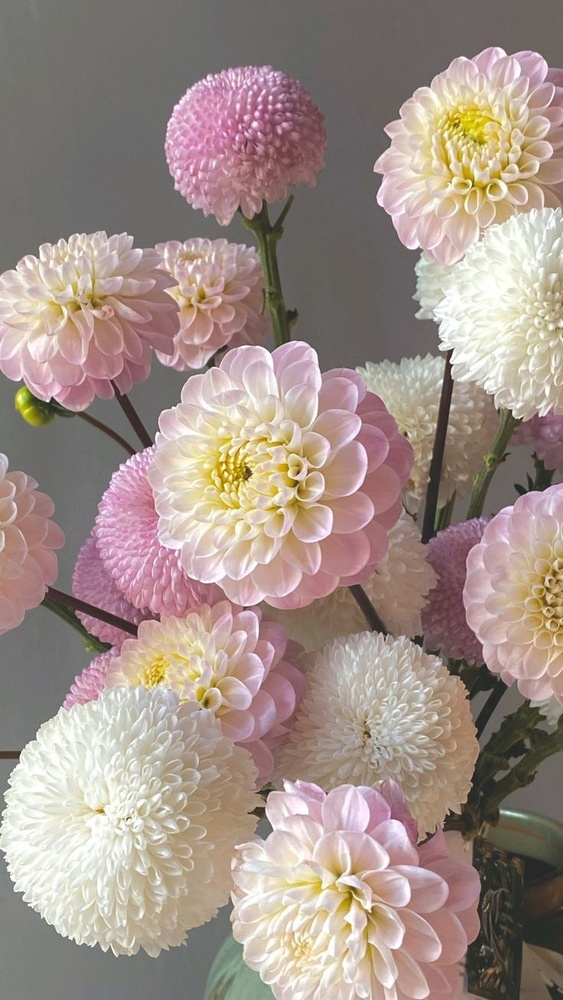
#> input picture task2/flowers.jpg, 563 x 1000 px, shrunk from 736 x 1308 before the run
$ jupyter execute task2.ipynb
#> lines starting #> are read from the running program, lines starting #| are printed output that depends on the picture
[cell 1]
import numpy as np
import cv2
import matplotlib.pyplot as plt

[cell 2]
image = cv2.imread('flowers.jpg')
#> image is the input picture: shape (1000, 563, 3); mean B, G, R 136.1, 144.1, 161.2
image_gray = cv2.cvtColor(image, cv2.COLOR_BGR2GRAY)
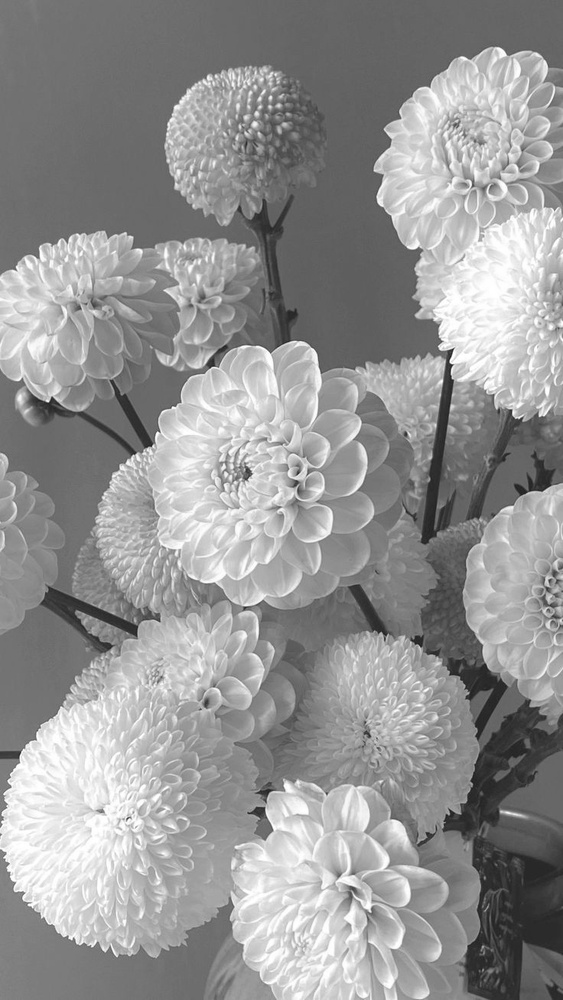
#> image_gray: shape (1000, 563); min 26, max 255, mean 148.3

mean = 0
stddev = 50
noise_gauss = np.zeros(image_gray.shape, np.uint8)
cv2.randn(noise_gauss, mean, stddev)
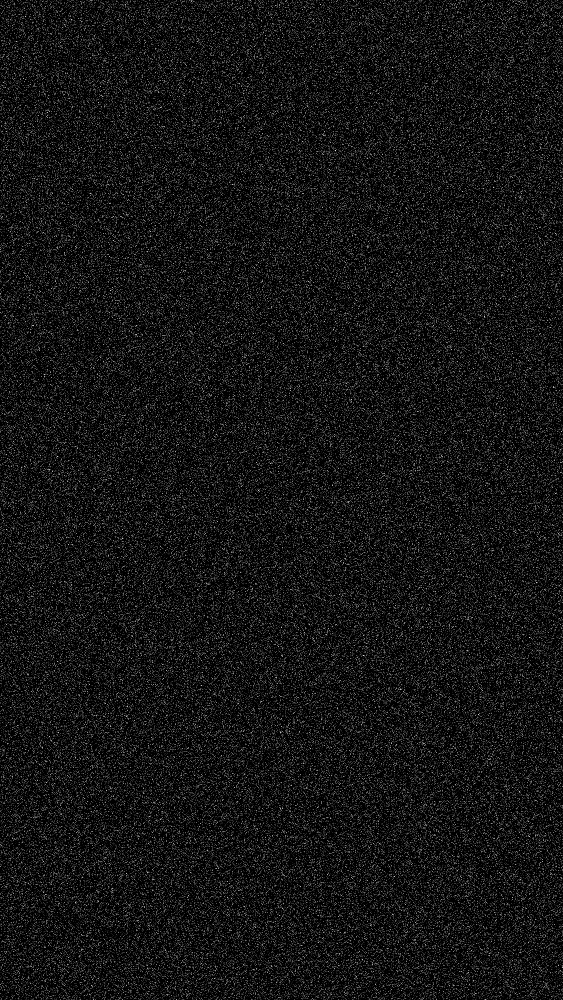
#> noise_gauss: shape (1000, 563); min 0, max 233, mean 20
image_noise_gauss = cv2.add(image_gray, noise_gauss)
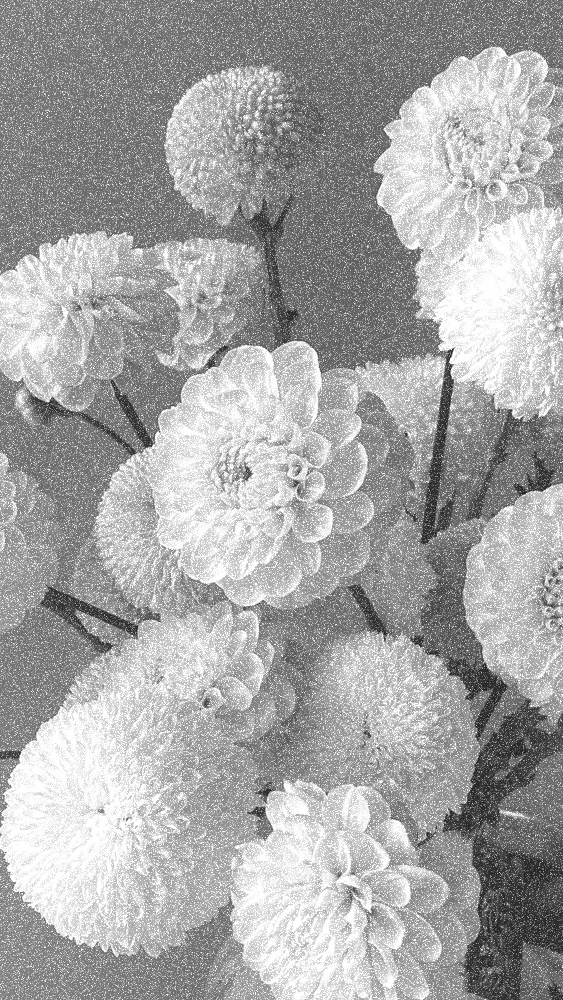
#> image_noise_gauss: shape (1000, 563); min 26, max 255, mean 166.1

low = -50
high = 50
uniform_noise = np.random.uniform(low, high, image_gray.shape)

image_noise_uniform = cv2.add(image_gray, uniform_noise.astype(np.uint8))
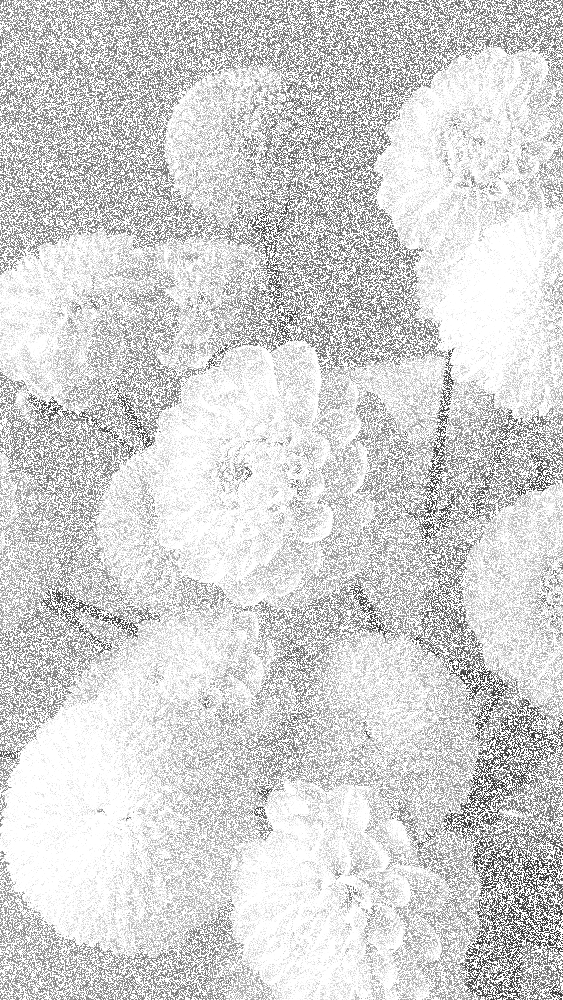
#> image_noise_uniform: shape (1000, 563); min 33, max 255, mean 212.2

plt.figure(figsize=(15, 5))
plt.subplot(1, 3, 1), plt.imshow(image_gray, cmap='gray'), plt.title('Оригинал')
plt.subplot(1, 3, 2), plt.imshow(image_noise_gauss, cmap='gray'), plt.title('Гауссов шум')
plt.subplot(1, 3, 3), plt.imshow(image_noise_uniform, cmap='gray'), plt.title('Постоянный шум')
plt.show()

[cell 3]
from skimage.metrics import structural_similarity as ssim
from skimage.metrics import mean_squared_error as mse
def evaluate_filter(original, filtered, name):
    mse_val = mse(original, filtered)
    ssim_val = ssim(original, filtered)
    print(f"{name}: MSE = {mse_val:.2f}, SSIM = {ssim_val:.4f}")
    return mse_val, ssim_val
print("--- Результаты для Гауссова шума ---")

median_gauss = cv2.medianBlur(image_noise_gauss, 5)
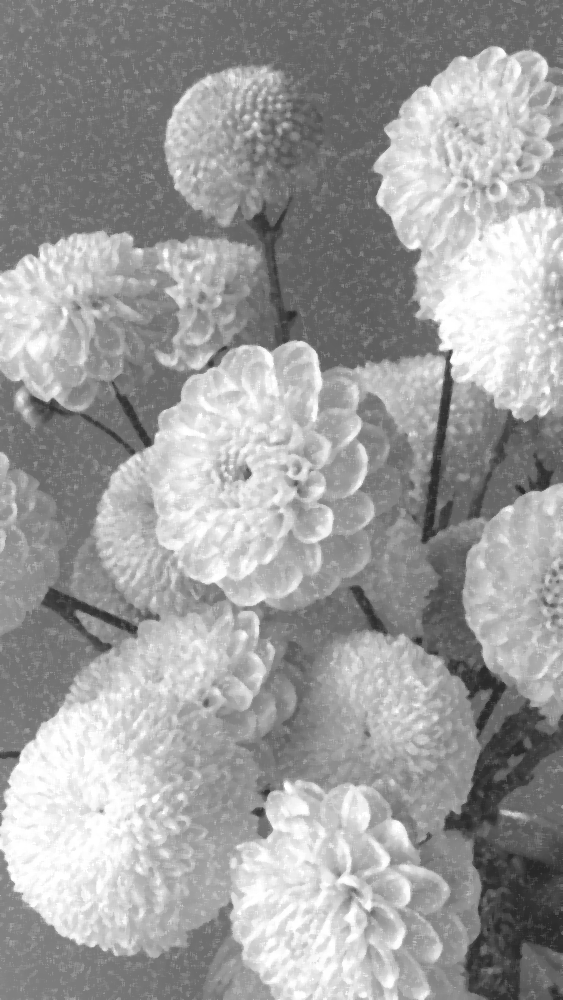
#> median_gauss: shape (1000, 563); min 40, max 255, mean 157.6
evaluate_filter(image_gray, median_gauss, "Медианный (k=5)")
#> in evaluate_filter, `mse_val = mse(original, filtered)`: mse_val = 216
#> in evaluate_filter, `ssim_val = ssim(original, filtered)`: ssim_val = 0.679
#| Медианный (k=5): MSE = 216.05, SSIM = 0.6795

gaussian_gauss = cv2.GaussianBlur(image_noise_gauss, (5, 5), 0)
evaluate_filter(image_gray, gaussian_gauss, "Гауссов (5x5)")
#| Гауссов (5x5): MSE = 430.33, SSIM = 0.6889

bilateral_gauss = cv2.bilateralFilter(image_noise_gauss, 9, 75, 75)
evaluate_filter(image_gray, bilateral_gauss, "Билатеральный (d=9)")
#| Билатеральный (d=9): MSE = 400.20, SSIM = 0.6612

nlm_gauss = cv2.fastNlMeansDenoising(image_noise_gauss, None, h=10, templateWindowSize=7, searchWindowSize=21)
evaluate_filter(image_gray, nlm_gauss, "NLM (h=10)")
#| NLM (h=10): MSE = 994.02, SSIM = 0.3341

print("\n--- Результаты для Постоянного шума ---")

median_noise_uniform = cv2.medianBlur(image_noise_uniform, 5)
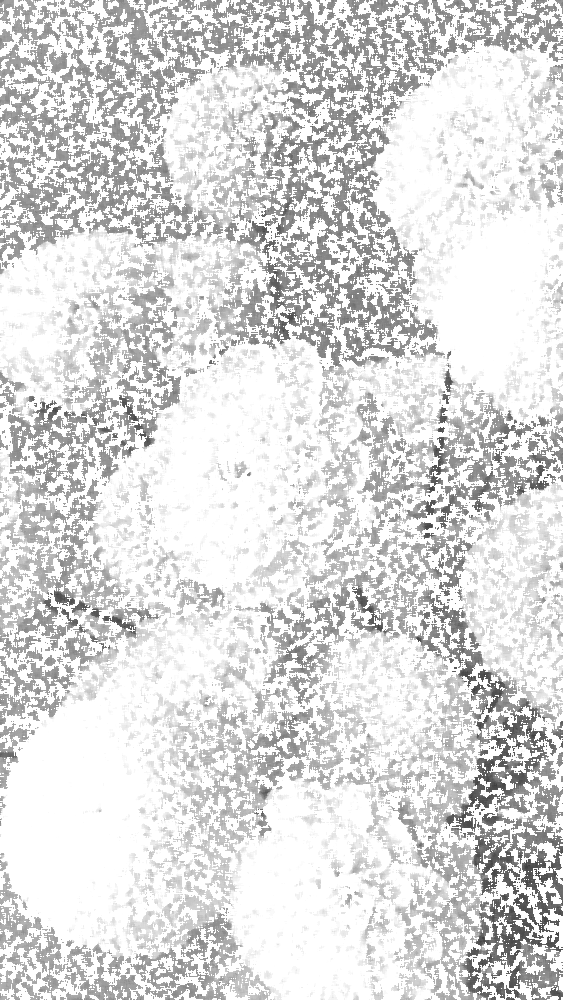
#> median_noise_uniform: shape (1000, 563); min 62, max 255, mean 220.5
evaluate_filter(image_gray, median_noise_uniform, "Медианный (k=5)")
#| Медианный (k=5): MSE = 7581.92, SSIM = 0.1747

gaussian_noise_uniform = cv2.GaussianBlur(image_noise_uniform, (5, 5), 0)
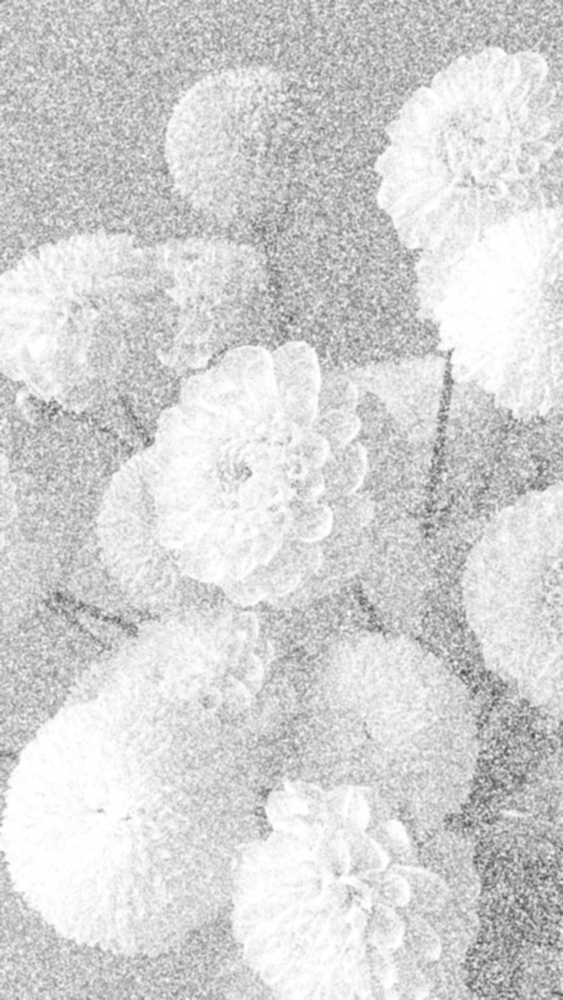
#> gaussian_noise_uniform: shape (1000, 563); min 74, max 255, mean 212.2
evaluate_filter(image_gray, gaussian_noise_uniform, "Гауссов (5x5)")
#| Гауссов (5x5): MSE = 5004.91, SSIM = 0.3850

bilateral_noise_uniform = cv2.bilateralFilter(image_noise_uniform, 9, 75, 75)
evaluate_filter(image_gray, bilateral_noise_uniform, "Билатеральный (d=9)")
#| Билатеральный (d=9): MSE = 5851.11, SSIM = 0.2634

nlm_noise_uniform = cv2.fastNlMeansDenoising(image_noise_uniform, None, h=10, templateWindowSize=7, searchWindowSize=21)
evaluate_filter(image_gray, nlm_noise_uniform, "NLM (h=10)")
#| NLM (h=10): MSE = 7232.17, SSIM = 0.1708
#> Out = (7232.2, 0.171)

[cell 4]
plt.figure(figsize=(18, 10))
plt.subplot(2, 3, 1), plt.imshow(image_gray, cmap='gray'), plt.title('Оригинал')
plt.subplot(2, 3, 2), plt.imshow(image_noise_gauss, cmap='gray'), plt.title('Зашумленное (Гаусс)')
plt.subplot(2, 3, 3), plt.imshow(median_gauss, cmap='gray'), plt.title('Медианный')
plt.subplot(2, 3, 4), plt.imshow(gaussian_gauss, cmap='gray'), plt.title('Гауссов')
plt.subplot(2, 3, 5), plt.imshow(bilateral_gauss, cmap='gray'), plt.title('Билатеральный')
plt.subplot(2, 3, 6), plt.imshow(nlm_gauss, cmap='gray'), plt.title('NLM')
plt.suptitle('Фильтрация Гауссова шума', fontsize=16)
plt.show()

plt.figure(figsize=(18, 10))
plt.subplot(2, 3, 1), plt.imshow(image_gray, cmap='gray'), plt.title('Оригинал')
plt.subplot(2, 3, 2), plt.imshow(image_noise_uniform, cmap='gray'), plt.title('Зашумленное (Постоянное)')
plt.subplot(2, 3, 3), plt.imshow(median_noise_uniform, cmap='gray'), plt.title('Медианный')
plt.subplot(2, 3, 4), plt.imshow(gaussian_noise_uniform, cmap='gray'), plt.title('Гауссов')
plt.subplot(2, 3, 5), plt.imshow(bilateral_noise_uniform, cmap='gray'), plt.title('Билатеральный')
plt.subplot(2, 3, 6), plt.imshow(nlm_noise_uniform, cmap='gray'), plt.title('NLM')
plt.suptitle('Фильтрация Постоянного шума', fontsize=16)
plt.show()
